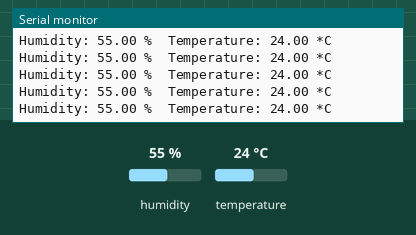
Simulated run of this sketch. Board: Arduino Uno, built with avr-gcc and run on an emulated ATmega328P. On the bench: the last lines printed to the serial monitor. The inputs (shaded band) are chosen by the test bench; at power-on: humidity 55 %, temperature 24 °C.

Above: at 2.8 s.
2.9 s: humidity set to 22 %
At 4.4 s:
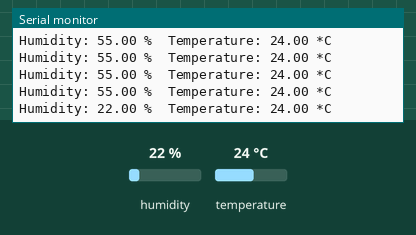
5.6 s: temperature set to 12 °C
At 5.6 s:
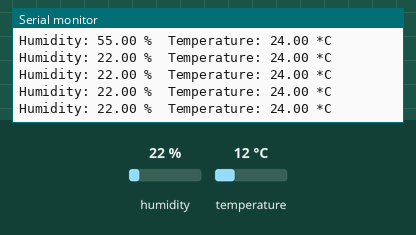
8.3 s: humidity set to 40 %
At 9.0 s:
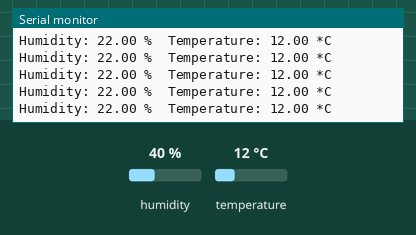
Timing chart, 0 to 11.3 s (numbered marks = the images above; inputs shaded):
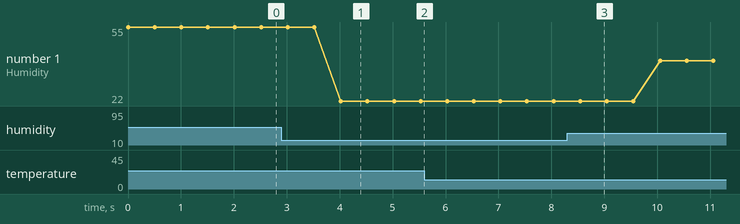

Measured:
- after the input at 2.9 s, the serial monitor: prints a new line after 1.1 s (image 1)
- plotted number 1: 55 → 22 after the input at 2.9 s, 22 → 40 after the input at 8.3 s

The sketch:

A029_dht22_temperatura.ino
```cpp
/*
 * Lectura de temperatura y humedad con el sensor DHT-22.
 * 2014. Arduino Gran Canaria.
 */

// Declaracion de variables
#include "DHT.h"

DHT dht(2, DHT22); // pin, tipo

// Iniciacion del sistema
void setup() {
  // Inicializacion de la comunicacion Serial
  Serial.begin(9600);
  // Inicializacion del sensor de temperatura y humedad
  dht.begin();
}

// Bucle principal
void loop() {
  // Leer temperatura y humedad
  float h = dht.readHumidity();
  float t = dht.readTemperature();

  // Mostrar datos en monitor Serial
  Serial.print("Humidity: ");
  Serial.print(h);
  Serial.print(" %\t");
  Serial.print("Temperature: ");
  Serial.print(t);
  Serial.println(" *C");

  // Pausa
  delay(500);
}
```
